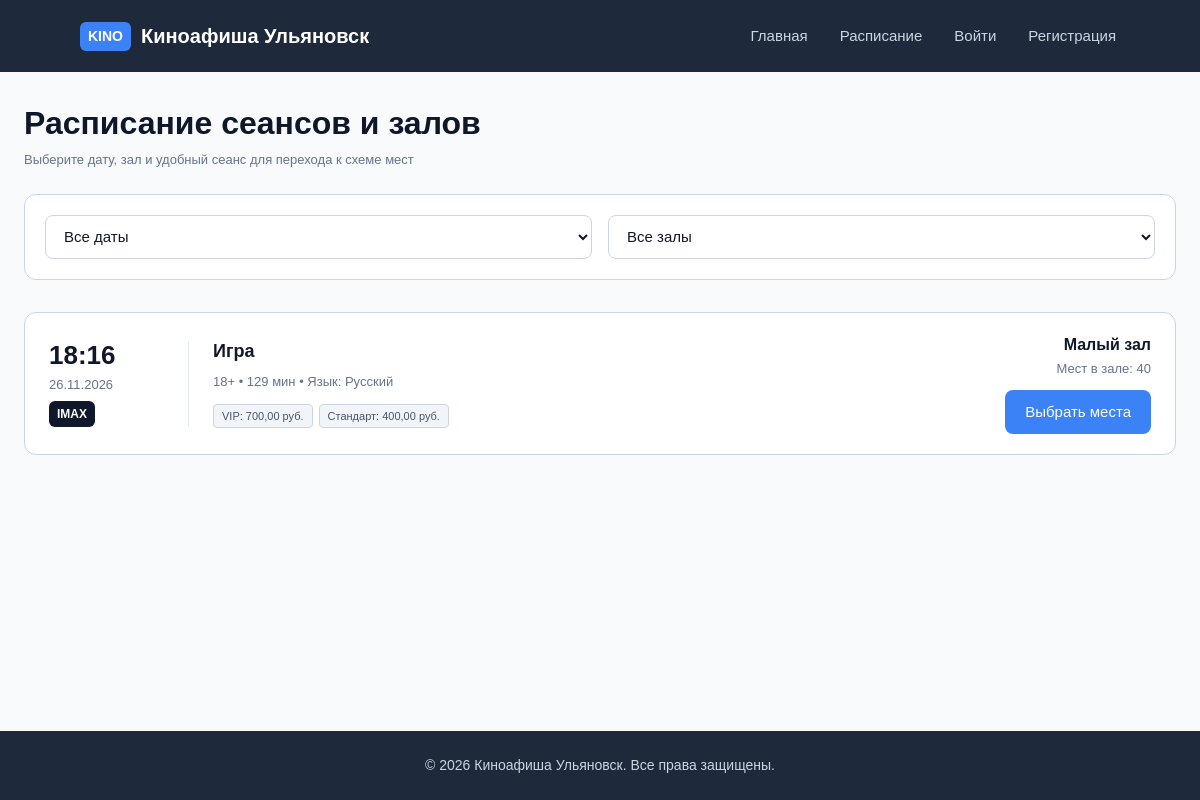
Before: /schedule/ with the older database file.
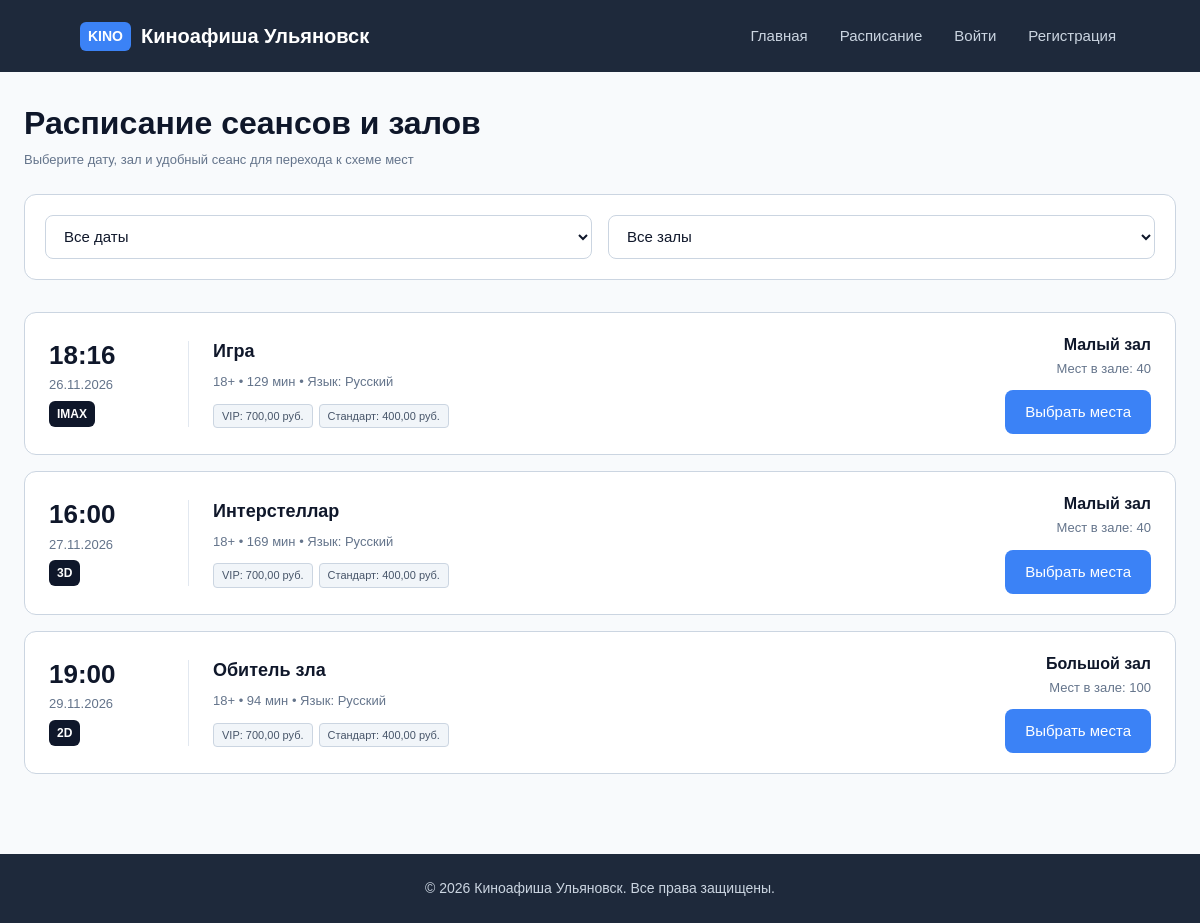
After: the same page with the newer database file.
### app/models.py (models this page shows, shortened)
class Session(models.Model):
    FORMAT_CHOICES = [
        ("2D", "2D"),
        ("3D", "3D"),
        ("IMAX", "IMAX"),
    ]
    STATUS_CHOICES = [
        ("scheduled", "Запланирован"),
        ("ongoing", "Идёт"),
        ("finished", "Завершён"),
        ("cancelled", "Отменён"),
    ]
    movie = models.ForeignKey(
        Movie,
        on_delete=models.PROTECT,
        related_name="sessions",
        verbose_name="Фильм",
    )
    hall = models.ForeignKey(
        Hall,
        on_delete=models.PROTECT,
        related_name="sessions",
        verbose_name="Зал",
    )
    start_time = models.DateTimeField(verbose_name="Время начала")
    end_time = models.DateTimeField(verbose_name="Время окончания")
    format = models.CharField(
        max_length=20, choices=FORMAT_CHOICES, default="2D", verbose_name="Формат"
    )
    language = models.CharField(
        max_length=50, default="Русский", verbose_name="Язык / Озвучка"
    )
    status = models.CharField(
        max_length=20,
        choices=STATUS_CHOICES,
        default="scheduled",
        verbose_name="Статус сеанса",
    )
    class Meta:
        verbose_name = "Сеанс"
        verbose_name_plural = "Сеансы"
        ordering = ["start_time"]

class Movie(models.Model):
    STATUS_CHOICES = [
        ("in_poster", "В афише"),
        ("hidden", "Скрыт"),
        ("archived", "Снят с показа"),
    ]
    title = models.CharField(max_length=255, verbose_name="Название фильма")
    description = models.TextField(verbose_name="Описание")
    duration_minutes = models.PositiveIntegerField(verbose_name="Длительность (мин)")
    age_rating = models.CharField(max_length=10, verbose_name="Возрастной рейтинг")
    release_year = models.PositiveIntegerField(verbose_name="Год релиза")
    poster = models.ImageField(
        upload_to="posters/", blank=True, null=True, verbose_name="Постер"
    )
    status = models.CharField(
        max_length=20,
        choices=STATUS_CHOICES,
        default="in_poster",
        verbose_name="Статус показа",
    )
    base_rating = models.DecimalField(
    max_digits=3,
    decimal_places=2,
    default=Decimal("0.00"),
    verbose_name="Базовая оценка",
    )
    average_rating = models.DecimalField(
    max_digits=3,
    decimal_places=2,
    default=Decimal("0.00"),
    verbose_name="Средний рейтинг",
    )
    class Meta:
        verbose_name = "Фильм"
        verbose_name_plural = "Фильмы"
        ordering = ["-release_year", "title"]

class SessionSeatPrice(models.Model):
    session = models.ForeignKey(
        Session,
        on_delete=models.CASCADE,
        related_name="seat_prices",
        verbose_name="Сеанс",
    )
    category = models.ForeignKey(
        SeatCategory,
        on_delete=models.PROTECT,
        related_name="session_prices",
        verbose_name="Категория места",
    )
    price = models.DecimalField(
        max_digits=10, decimal_places=2, validators= [MinValueValidator(0)], verbose_name="Стоимость (руб.)"
    )
    is_active = models.BooleanField(default=True, verbose_name="Активен")
    class Meta:
        verbose_name = "Цена по категории места"
        verbose_name_plural = "Цены по категориям мест"
        constraints = [
            models.UniqueConstraint(
                fields=["session", "category"], name="unique_session_category_price"
            )
        ]

class SeatCategory(models.Model):
    name = models.CharField(
        max_length=50, unique=True, verbose_name="Название категории"
    )
    description = models.TextField(blank=True, null=True, verbose_name="Описание")
    is_active = models.BooleanField(default=True, verbose_name="Активна")
    class Meta:
        verbose_name = "Категория места"
        verbose_name_plural = "Категории мест"
        ordering = ["name"]

class Hall(models.Model):
    STATUS_CHOICES = [
        ("active", "Активен"),
        ("repair", "На ремонте"),
        ("closed", "Закрыт"),
    ]
    name = models.CharField(max_length=100, unique=True, verbose_name="Название зала")
    capacity = models.PositiveIntegerField(verbose_name="Вместимость")
    layout_config = models.TextField(
        blank=True, null=True, verbose_name="Конфигурация зала (JSON)"
    )
    status = models.CharField(
        max_length=20,
        choices=STATUS_CHOICES,
        default="active",
        verbose_name="Статус зала",
    )
    class Meta:
        verbose_name = "Зал"
        verbose_name_plural = "Залы"
        ordering = ["name"]

### app/views.py (the view)
# urls.py: path("schedule/", views.schedule_view, name="schedule"),
def schedule_view(request):
    now = timezone.now()
    sessions_qs = (
        Session.objects.filter(start_time__gte=now, status="scheduled")
        .select_related("movie", "hall")
        .prefetch_related("seat_prices", "movie__movie_genres__genre")
        .order_by("start_time")
    )
    selected_date = request.GET.get("date", "").strip()
    selected_hall = request.GET.get("hall", "").strip()
    halls = Hall.objects.filter(status="active").order_by("name")
    available_dates = sorted(
        {timezone.localtime(s.start_time).date() for s in sessions_qs}
    )
    if selected_date:
        try:
            filter_date = timezone.datetime.strptime(selected_date, "%Y-%m-%d").date()
            sessions_qs = sessions_qs.filter(start_time__date=filter_date)
        except ValueError:
            selected_date = ""
    if selected_hall:
        sessions_qs = sessions_qs.filter(hall_id=selected_hall)
        try:
            selected_hall = int(selected_hall)
        except ValueError:
            selected_hall = ""
    context = {
        "sessions": sessions_qs,
        "halls": halls,
        "available_dates": available_dates,
        "selected_date": selected_date,
        "selected_hall": selected_hall,
    }
    return render(request, "app/schedule.html", context)

### app/templates/app/schedule.html (shortened to what this page needs)
{% load static %}
<!DOCTYPE html>
<html lang="ru">
<head>
    <link rel="stylesheet" href="{% static 'css/style.css' %}">
</head>
<body>
    <header class="header">
    <a href="{% url 'movie_list' %}" class="logo-link">
        <div class="logo">
            <span class="logo-badge">KINO</span> Киноафиша Ульяновск
        </div>
    </a>
    <nav class="nav">
        <a href="{% url 'movie_list' %}">Главная</a>
        <a href="{% url 'schedule' %}">Расписание</a>
        {% if request.user.is_authenticated %}
            <a href="{% url 'profile' %}" class="active">Привет, {{ request.user.username }}</a>
            <form action="{% url 'logout' %}" method="post" class="nav-logout-form">
                {% csrf_token %}
                <button type="submit" class="nav-logout-btn">Выйти</button>
            </form>
        {% else %}
            <a href="{% url 'login' %}">Войти</a>
            <a href="{% url 'register' %}">Регистрация</a>
        {% endif %}
    </nav>
    </header>
    <main class="container">
        <section>
            <h1>Расписание сеансов и залов</h1>
            <p class="caption page-subtitle">Выберите дату, зал и удобный сеанс для перехода к схеме мест</p>
            <form method="get" class="filters-bar">
                <select name="date" class="select" onchange="this.form.submit()">
                    <option value="">Все даты</option>
                </select>
                <select name="hall" class="select" onchange="this.form.submit()">
                    <option value="">Все залы</option>
                </select>
            </form>
        </section>
        <section class="schedule-list">
            {% for session in sessions %}
                <article class="schedule-card">
                    <div class="schedule-time-box">
                        <strong class="schedule-time">{{ session.start_time|date:"H:i" }}</strong>
                        <span class="caption">{{ session.start_time|date:"d.m.Y" }}</span>
                        <span class="badge badge-age">{{ session.format }}</span>
                    </div>
                    <div class="schedule-movie-info">
                        <h3>
                            <a href="{% url 'movie_detail' session.movie.pk %}" class="profile-movie-link">
                                {{ session.movie.title }}
                            </a>
                        </h3>
                        <p class="caption">
                            {{ session.movie.age_rating }} • {{ session.movie.duration_minutes }} мин • Язык: {{ session.language }}
                        </p>
                        <div class="schedule-prices">
                            {% for sp in session.seat_prices.all %}
                                <span class="genre-tag">{{ sp.category.name }}: {{ sp.price }} руб.</span>
                            {% endfor %}
                        </div>
                    </div>
                    <div class="schedule-hall-action">
                        <div class="schedule-hall-meta">
                            <strong>{{ session.hall.name }}</strong>
                            <span class="caption">Мест в зале: {{ session.hall.capacity }}</span>
                        </div>
                        <a href="{% url 'session_booking' session.pk %}" class="btn btn-primary">Выбрать места</a>
                    </div>
                </article>
            {% empty %}
                <div class="profile-section">
                    <p class="caption">По выбранным параметрам запланированных сеансов нет.</p>
                </div>
            {% endfor %}
        </section>
    </main>
    <footer class="footer">
        <p>© 2026 Киноафиша Ульяновск. Все права защищены.</p>
    </footer>
</body>
</html>

Changed rows visible on the page:
now on this page (row edited): Session: start_time "16:00", start_time "27.11.2026", format "3D", movie "Интерстеллар", movie.age_rating "18+", movie.duration_minutes "169", language "Русский", hall.name "Малый зал", hall.capacity "40"
now on this page (row unchanged): SessionSeatPrice: category.name "VIP", price "700,00", shown under "16:00"
now on this page (row unchanged): SessionSeatPrice: category.name "Стандарт", price "400,00", shown under "16:00"
now on this page (row edited): Session: start_time "19:00", start_time "29.11.2026", format "2D", movie "Обитель зла", movie.age_rating "18+", movie.duration_minutes "94", language "Русский", hall.name "Большой зал", hall.capacity "100"
now on this page (row unchanged): SessionSeatPrice: category.name "VIP", price "700,00", shown under "19:00"
now on this page (row unchanged): SessionSeatPrice: category.name "Стандарт", price "400,00", shown under "19:00"
